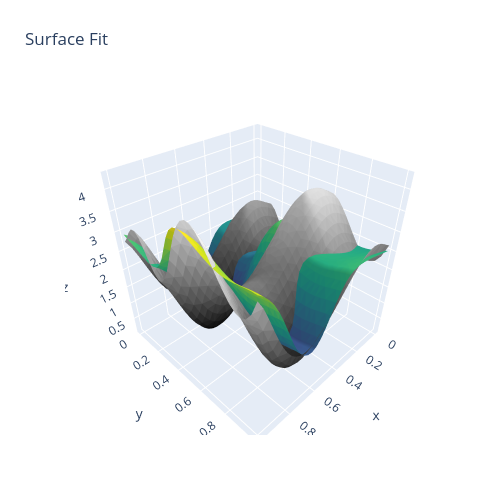

Notebook cell for this chart:
### Code cell
Rebuilder = Rebuild()
Rebuilder.rebuildFullNet("model_6_2_2")

### Figure 1 — Plotly figure (JSON) as saved in the notebook; plotly's stock layout.template omitted (floating-point values rounded to 4 significant figures; data arrays with more than 128 entries replaced by an {"elided": "..."} marker saying what was removed)
{"data": [{"facecolor": {"elided": "1922 str values"}, "i": {"elided": "1922 int values"}, "j": {"elided": "1922 int values"}, "k": {"elided": "1922 int values"}, "name": "", "type": "mesh3d", "x": {"elided": "1024 float values"}, "y": {"elided": "1024 float values"}, "z": {"elided": "1024 float values"}}, {"facecolor": {"elided": "1922 str values"}, "i": {"elided": "1922 int values"}, "j": {"elided": "1922 int values"}, "k": {"elided": "1922 int values"}, "name": "", "type": "mesh3d", "x": {"elided": "1024 float values"}, "y": {"elided": "1024 float values"}, "z": {"elided": "1024 float values"}}], "layout": {"autosize": false, "height": 500, "margin": {"b": 65, "l": 65, "r": 50, "t": 90}, "title": {"text": "Surface Fit"}, "width": 500}}
